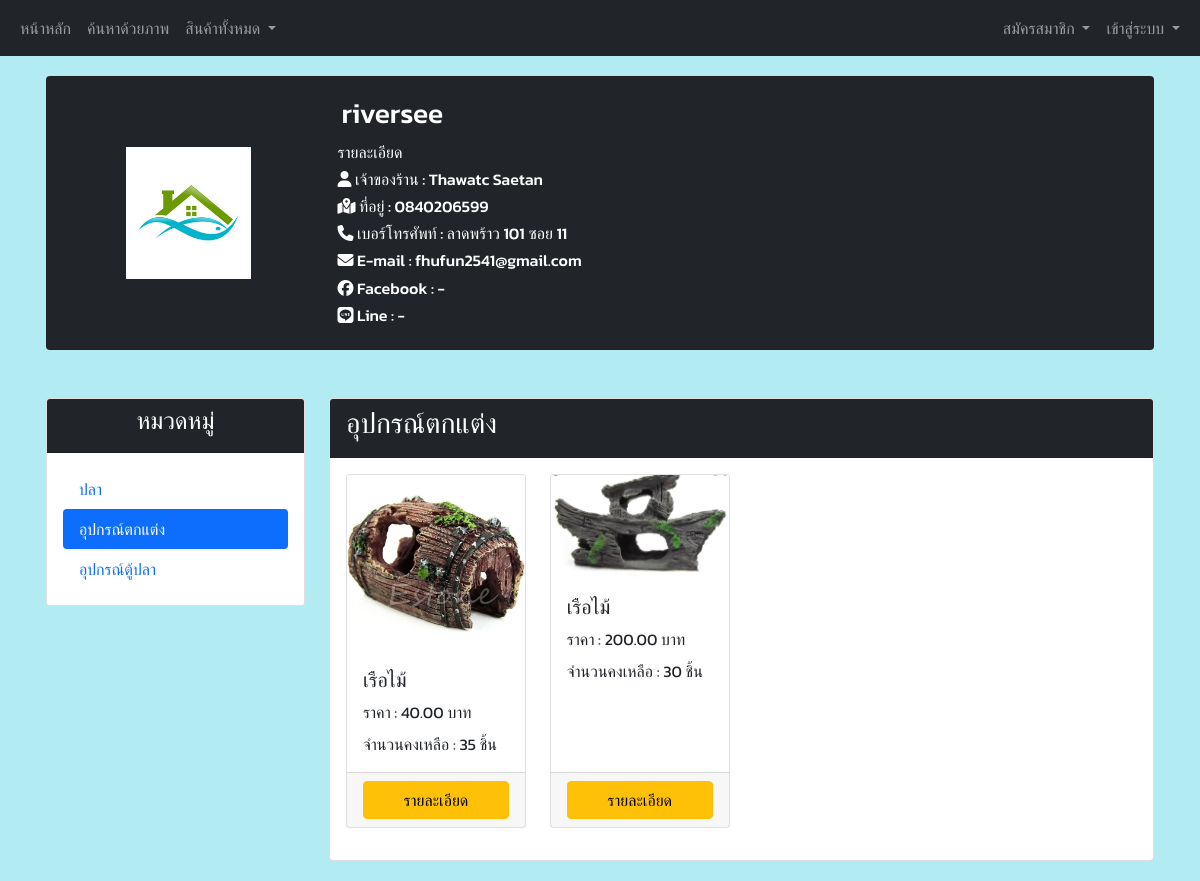
The page /shop_accessories/GTX on the database its author committed.
### tables this page shows
CREATE TABLE "seller" (
	"seller_ID"	TEXT,
	"seller_Firstname"	TEXT,
	"seller_Lastname"	TEXT,
	"seller_Email"	TEXT,
	"seller_Telephone"	TEXT,
	"seller_Address"	TEXT,
	"seller_Line"	TEXT,
	"seller_Facebook"	TEXT,
	"seller_Password"	TEXT,
	"seller_Storename"	TEXT,
	"seller_pic"	TEXT,
	"seller_status"	TEXT,
	"seller_status_color"	TEXT,
	PRIMARY KEY("seller_ID")
);

CREATE TABLE "accessories_product" (
	"accessories_ID"	INTEGER NOT NULL,
	"accessories_Name"	TEXT NOT NULL,
	"accessories_Price"	NUMERIC NOT NULL,
	"accessories_Amount"	INTEGER NOT NULL,
	"accessories_Description"	TEXT,
	"accessories_Images"	TEXT,
	"accessories_Owner"	TEXT NOT NULL,
	"time"	TEXT,
	PRIMARY KEY("accessories_ID" AUTOINCREMENT)
);

### app.py (the view)
@app.route("/shop_accessories/<string:id_data>", methods=["GET", "POST"])
def shop_accessories(id_data):
    SellerID = id_data
    if session.get("user",None) is not None:
        if session.get("role") == 'seller':
            with sqlite3.connect("mydata.db") as connect:
                cur = connect.cursor()
                cur.execute("select * from seller where seller_id = ?",[SellerID])
                seller = cur.fetchall()
                cur.execute("select count(*) from accessories_product where accessories_Owner = ?",[SellerID])
                accessories_total = cur.fetchone()[0]
                page, per_page, offset = get_page_args(page_parameter='page')
                per_page = 12
                if offset != 0:
                    offset = offset + 2
                sql = "SELECT * FROM accessories_product where accessories_Owner = ? ORDER BY time desc LIMIT ? OFFSET ?"
                val = [SellerID,per_page, offset]
                cur.execute(sql,val)
                accessoriesproduct_data = cur.fetchall()
                accessories_pagination = Pagination(
                    page=page,
                    per_page=per_page,
                    total=accessories_total,
                    css_framework='bootstrap4'
                )
                for i in range(len(accessoriesproduct_data)):
                    accessoriesproduct_data[i] = list(accessoriesproduct_data[i])
                    accessoriesproduct_data[i][2] = str('{:,.2f}'.format(accessoriesproduct_data[i][2]))
                    accessoriesproduct_data[i][3] = str('{:,}'.format(int(accessoriesproduct_data[i][3])))
                    accessoriesproduct_data[i] = tuple(accessoriesproduct_data[i])
                return render_template(
                    "shop_accessories_seller.html",
                    accessories_pagination=accessories_pagination,
                    seller_shop=seller[0],
                    accessoriesproduct_data=accessoriesproduct_data,
                    seller = session['user']
                )
        if session.get("role") == 'user':
            with sqlite3.connect("mydata.db") as connect:
                cur = connect.cursor()
                cur.execute("select * from seller where seller_id = ?",[SellerID])
                seller = cur.fetchall()
                cur.execute("select count(*) from accessories_product where accessories_Owner = ?",[SellerID])
                accessories_total = cur.fetchone()[0]
                page, per_page, offset = get_page_args(page_parameter='page')
                per_page = 12
                if offset != 0:
                    offset = offset + 2
                sql = "SELECT * FROM accessories_product where accessories_Owner = ? ORDER BY time desc LIMIT ? OFFSET ?"
                val = [SellerID,per_page, offset]
                cur.execute(sql,val)
                accessoriesproduct_data = cur.fetchall()
                accessories_pagination = Pagination(
                    page=page,
                    per_page=per_page,
                    total=accessories_total,
                    css_framework='bootstrap4'
                )
                for i in range(len(accessoriesproduct_data)):
                    accessoriesproduct_data[i] = list(accessoriesproduct_data[i])
                    accessoriesproduct_data[i][2] = str('{:,.2f}'.format(accessoriesproduct_data[i][2]))
                    accessoriesproduct_data[i][3] = str('{:,}'.format(int(accessoriesproduct_data[i][3])))
                    accessoriesproduct_data[i] = tuple(accessoriesproduct_data[i])
                return render_template(
                    "shop_accessories_user.html",
                    accessories_pagination=accessories_pagination,
                    seller_shop=seller[0],
                    accessoriesproduct_data=accessoriesproduct_data,
                    user = session['user']
                )
    else:
        with sqlite3.connect("mydata.db") as connect:
            cur = connect.cursor()
            cur.execute("select * from seller where seller_id = ?",[SellerID])
            seller = cur.fetchall()
            cur.execute("select count(*) from accessories_product where accessories_Owner = ?",[SellerID])
            accessories_total = cur.fetchone()[0]
            page, per_page, offset = get_page_args(page_parameter='page')
            per_page = 12
            if offset != 0:
                offset = offset + 2
            sql = "SELECT * FROM accessories_product where accessories_Owner = ? ORDER BY time desc LIMIT ? OFFSET ?"
            val = [SellerID,per_page, offset]
            cur.execute(sql,val)
            accessoriesproduct_data = cur.fetchall()
            accessories_pagination = Pagination(
                page=page,
                per_page=per_page,
                total=accessories_total,
                css_framework='bootstrap4'
            )
            for i in range(len(accessoriesproduct_data)):
                accessoriesproduct_data[i] = list(accessoriesproduct_data[i])
                accessoriesproduct_data[i][2] = str('{:,.2f}'.format(accessoriesproduct_data[i][2]))
                accessoriesproduct_data[i][3] = str('{:,}'.format(int(accessoriesproduct_data[i][3])))
                accessoriesproduct_data[i] = tuple(accessoriesproduct_data[i])
            return render_template(
                "shop_accessories.html",
                accessories_pagination=accessories_pagination,
                seller_shop=seller[0],
                accessoriesproduct_data=accessoriesproduct_data,
            )

### templates/shop_accessories.html (shortened to what this page needs)
{% extends "header.html" %} {% block content %}
<head>
    <link rel="stylesheet" type="text/css" href="{{ url_for('static',filename='css/styles.css') }}">
</head>
<div class="container p-3 my-1">
    <div class="row g-5">
        <div class="col-12 ">
            <div class="card bg-dark">
                <div class="card-body">
                    <div class="row">
                        <div class="col-md-3 align-self-center">
                            <img src="../{{seller_shop[10]}}" style="width: 50%; height:50; display: block; margin-left: auto; margin-right: auto;">
                        </div>
                        <div class="col-md-7">
                            <h3 style="color: white;" class="p-1">{{seller_shop[9]}}</h3>
                            <h6>รายละเอียด</h6>
                            <h6><i class="fas fa-user"></i> เจ้าของร้าน : {{seller_shop[1]}} {{seller_shop[2]}}</h6>
                            <h6><i class="fas fa-map-marked-alt"></i> ที่อยู่ : {{seller_shop[5]}}</h6>
                            <h6><i class="fas fa-phone"></i> เบอร์โทรศัพท์ : {{seller_shop[4]}}</h6>
                            <h6><i class="fas fa-envelope"></i> E-mail : {{seller_shop[3]}}</h6>
                            <h6><i class="fab fa-facebook"></i> Facebook : {{seller_shop[7]}}</h6>
                            <h6><i class="fab fa-line"></i> Line : {{seller_shop[6]}}</h6>
                        </div>
                    </div>
                </div>
            </div>
        </div>
        <div class="col-12">
            <div class="row gx-4 gy-1">
                <div class="col-xs-12 col-md-3">
                    <div class="card">
                        <div class="card-header bg-dark">
                            <h4 style="color: white;" class="text-center">หมวดหมู่</h4>
                        </div>
                        <div class="card-body">
                            <ul class="nav flex-column nav-pills" id="v-pills-tab" role="tablist" aria-orientation="vertical">
                                <li class="nav-item">
                                    <a class="nav-link" type="button" href="/shop_fish/{{seller_shop[0]}}" id="shop-fish-tab">ปลา</a>
                                </li>
                                <li class="nav-item">
                                    <a class="nav-link active" type="button" href="/shop_accessories/{{seller_shop[0]}}" id="shop-decoration-tab">อุปกรณ์ตกแต่ง</a>
                                </li>
                                <li class="nav-item">
                                    <a class="nav-link" type="button" href="/shop_tool/{{seller_shop[0]}}" id="shop-tool-tab">อุปกรณ์ตู้ปลา</a>
                                </li>
                            </ul>
                        </div>
                    </div>
                </div>
                <div class="col-xs-12 col-sm-12 col-md-9">
                    <div>
                        <div class="tab-pane fade show active" id="shop-fish" role="tabpanel" aria-labelledby="shop-fish-tab">
                            <div class="card">
                                <div class="card-header bg-dark">
                                    <h3>อุปกรณ์ตกแต่ง</h3>
                                </div>
                                <div class="card-body">
                                    <div class="row">
                                        {%for row in accessoriesproduct_data %}
                                        <div class="col-xs-3 col-sm-3 col-md-3 mb-3">
                                            <div class="card h-100">
                                                <img src="../{{row.5}}" class="card-img-top">
                                                <div class="card-body">
                                                    <h5 class="card-title">{{row.1}}</h5>
                                                    <p class="card-text">ราคา : {{row.2}} บาท</p>
                                                    <p class="card-text">จำนวนคงเหลือ : {{row.3}} ชิ้น</p>                                                </div>
                                                <div class="card-footer">
                                                    <div class="d-grid gap-2">
                                                        <button type="button" data-bs-toggle="modal" data-bs-target="#fishdetail{{row.0}}" class="btn btn-warning">รายละเอียด</button>
                                                    </div>
                                                </div>
                                            </div>
                                        </div>
                                        {%endfor%} {{accessories_pagination.links}}
                                    </div>
                                </div>
                            </div>
                        </div>
                    </div>
                </div>
            </div>
        </div>
    </div>
</div>
{% endblock %}

### static/css/styles.css (style rules this page uses)
p { margin-bottom: 0.5rem; }
h6 { color: white; }
h3 { color: white; }
a, p, h1, h2, h3, h4, h5, h6, .btn, label, .col-form-label, span, input, textarea, table { font-family: 'Kanit', sans-serif; }

### rows shown on the page
seller: seller_Storename "riversee", seller_Firstname "Thawatc", seller_Lastname "Saetan", seller_Address "0840206599", seller_Telephone "ลาดพร้าว 101 ซอย 11", seller_Email "fhufun2541@gmail.com", seller_Facebook "-", seller_Line "-"
accessories_product: shows a picture, accessories_Name "เรือไม้", accessories_Price "40.00", accessories_Amount "35"
accessories_product: shows a picture, accessories_Name "เรือไม้", accessories_Price "200.00", accessories_Amount "30"
